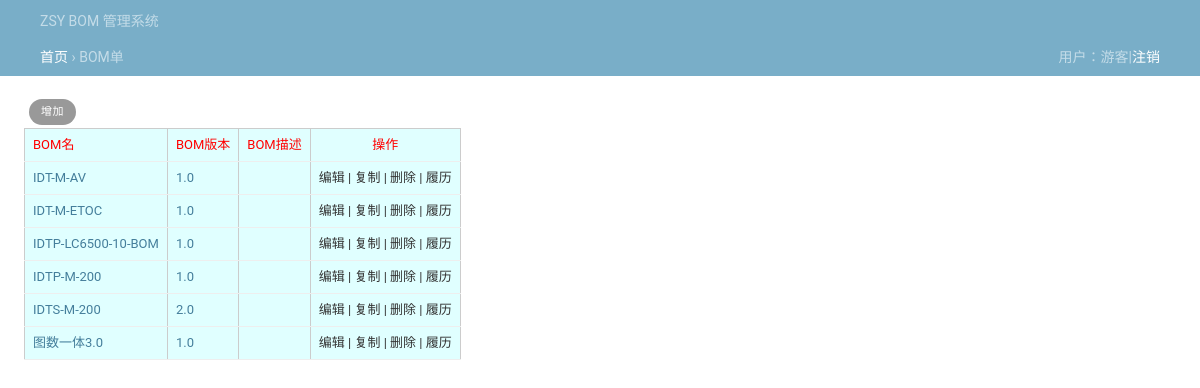
Page /bom/ on the committed database.
### View/models.py (models this page shows, shortened)
class Bom(models.Model):
    bomName = models.CharField(max_length=128,  verbose_name="Bom名")
    bomVersion = models.CharField(max_length=20,  verbose_name="Bom版本")
    bomDiscrib = models.CharField(max_length=128,  verbose_name="Bom描述", default="")
    bomContext = models.TextField(verbose_name="Bom内容")
    status = models.ForeignKey("DataStatus", on_delete=models.CASCADE, verbose_name="状态",default=1)
    owner = models.CharField(max_length=128, verbose_name="所有者")
    class Meta:
        unique_together = ('bomName', 'bomVersion',)
        verbose_name = 'BOM单'

### View/views_bom.py (the view)
# urls.py: path('bom/', views_bom.bom, name='bom'),
def bom(req):
    bom_table = models.Bom.objects.all().order_by("bomName")
    return render(req,"bom/bom_list.html", {"bom_list":bom_table, "table":models.Bom._meta.verbose_name,"cur_user": views_auth.getCurUser(req)})

### View/views_auth.py (called while the page is built)
def getCurUser(req):
    is_login = req.session.get('is_login',False)
    if not is_login:
        return "游客"
    return req.session.get('username',"游客")

### templates/bom/bom_list.html (shortened to what this page needs)
{% extends "layout.html" %}
{% block cur_navi %}
		<a href="{% url "index" %}">首页</a> &rsaquo; BOM单
{% endblock %}
{% block content %}
	<div class="content">
		<ul class="object-tools">
		    <li><a href="{% url "bom_add" %}">增加</a></li>
	    </ul>
	    <br><br>
		<table border="1px">
			<tr class="tabletitle">
				<td>BOM名</td>
				<td>BOM版本</td>
				<td>BOM描述</td>
				<td style="text-align: center">操作</td>
			</tr>
			{% for i in bom_list %}
			<tr>
				<td><a href="{% url "bom_detail" %}?bomName={{ i.bomName }}&bomVersion={{ i.bomVersion }}">{{ i.bomName }}</a></td>
				<td><a href="{% url "bom_detail" %}?bomName={{ i.bomName }}&bomVersion={{ i.bomVersion }}">{{ i.bomVersion }}</a></td>
				<td>{{ i.bomDiscrib }}</td>
			    <td><a class="td-edit">编辑</a> |
			        <a class="td-clone">复制</a> |
			        <a class="td-delete">删除</a> |
			        <a class="td-history">履历</a></td>
			</tr>
			{% endfor %}
		</table>
{% endblock %}

### templates/layout.html (shortened to what this page needs)
<!DOCTYPE html>
<html>
<head>
</head>
<body>
	<div class="breadcrumbs">
	ZSY BOM 管理系统
    <br>
    <br>
    {% block cur_navi %}
    {% endblock %}
    <span style="float:right;">用户：{{ cur_user }}|<a href="{% url "logout" %}">注销</a></span>
	</div>
    {% block content %}
    {% endblock %}
</body>
</html>

### static/site.css (style rules this page uses)
body { margin: 0; }
.content { margin-left: 2%; margin-top: 20px; }
.content td { width: auto; background-color: #e0ffff; }
.content .tabletitle { background-color: bule; color: red }
body { margin: 0; padding: 0; font-size: 14px; font-family: "Roboto", "Lucida Grande", "DejaVu Sans", "Bitstream Vera Sans", Verdana, Arial, sans-serif; color: #333; background: #fff; }
a:link, a:visited { color: #447e9b; text-decoration: none; }
p, ol, ul, dl { margin: .2em 0 .8em 0; }
ul li { list-style-type: square; padding: 1px 0; }
li, dt, dd { font-size: 13px; line-height: 20px; }
table { border-collapse: collapse; border-color: #ccc; }
td, th { font-size: 13px; line-height: 16px; border-bottom: 1px solid #eee; vertical-align: top; padding: 8px; font-family: "Roboto", "Lucida Grande", Verdana, Arial, sans-serif; }
div.breadcrumbs { background: #79aec8; padding: 10px 40px; border: none; font-size: 14px; color: #c4dce8; text-align: left; }
div.breadcrumbs a { color: #fff; }
.object-tools { font-size: 10px; font-weight: bold; padding-left: 0; float: left; position: relative; }
.object-tools li { display: block; float: left; margin-left: 5px; height: 16px; }
.object-tools a { border-radius: 15px; }
.object-tools a:link, .object-tools a:visited { display: block; float: left; padding: 3px 12px; background: #999; font-weight: 400; font-size: 11px; text-transform: uppercase; letter-spacing: 0.5px; color: #fff; }

### rows in the picture
Bom: bomName "IDT-M-AV", bomVersion "1.0"
Bom: bomName "IDT-M-ETOC", bomVersion "1.0"
Bom: bomName "IDTP-LC6500-10-BOM", bomVersion "1.0"
Bom: bomName "IDTP-M-200", bomVersion "1.0"
Bom: bomName "IDTS-M-200", bomVersion "2.0"
Bom: bomName "图数一体3.0", bomVersion "1.0"

### other values in the picture
{{ cur_user }} "游客"
